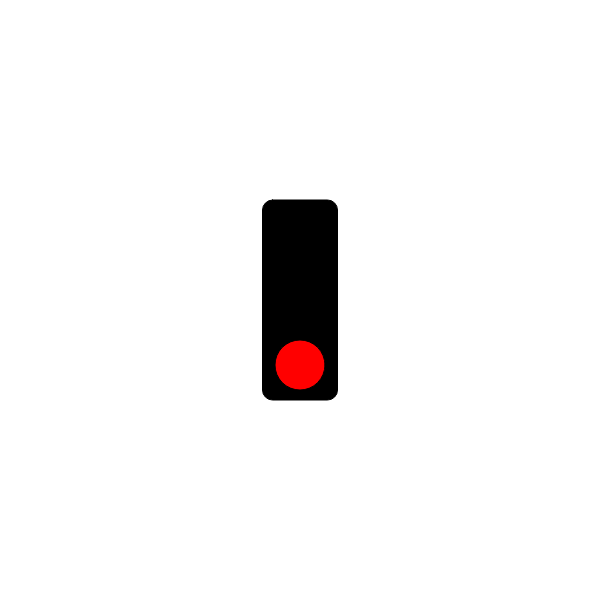
Frame 1 (no input)
Frame 60 (no input): identical to frame 1, image omitted
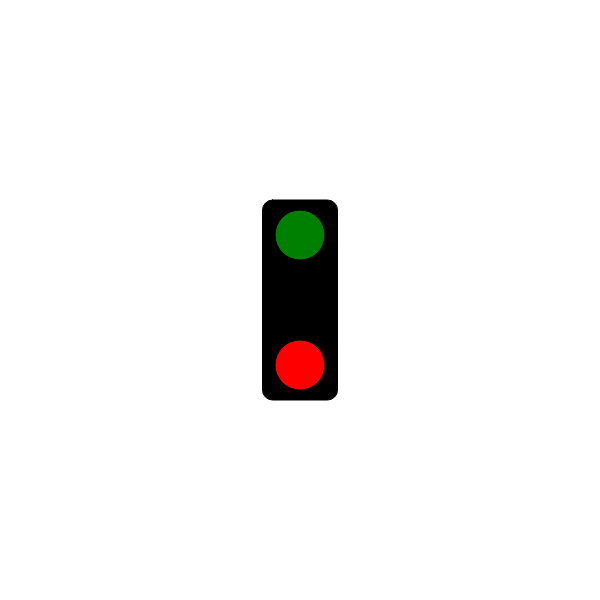
Frame 120 (the mouse pressed at the canvas centre since frame 60)

The p5.js sketch that drew these frames (run headless with seeded random() and noise() and a simulated clock; from frame 60 on, the mouse is pressed at the canvas centre):

// p5.js sketch
// ── sketch.js
// Traffic Light Starter Code
// Caylixx Starr
// 24 Sept, 2024

// GOAL: make a 'traffic light' simulator. For now, just have the light
// changing according to time. You may want to investigate the millis()
// function at https://p5js.org/reference/#/p5/millis

let colorz = 2;
let lastSwitch = 0;
let timeSwap = 2000;

function setup() {
  createCanvas(600, 600);
}

function draw() {
  background(255);
  drawOutlineOfLights();
}

function drawOutlineOfLights() {
  //box
  rectMode(CENTER);
  fill(0);
  rect(width/2, height/2, 75, 200, 10);

  //lights
  checkColor();
  makeCircle();
}

function checkColor(){
  if (millis() > lastSwitch + timeSwap && colorz === 2){
    colorz = 0;
    timeSwap = 1200;
    lastSwitch = millis();
  }

  else if (millis() > lastSwitch + timeSwap && colorz === 0){
    colorz = 1;
    timeSwap = 2000;
    lastSwitch = millis();
  }

  else if (millis() > lastSwitch + timeSwap && colorz === 1){
    colorz = 2;
    timeSwap = 2000;
    lastSwitch = millis();
  }
}

function makeCircle(){
  if (colorz === 0){
    fill("green"); 
    ellipse(width/2, height/2 - 65, 50, 50);
  }

  if (colorz === 1){
    fill("yellow"); 
    ellipse(width/2, height/2, 50, 50);
  }

  else{
    fill("red");
    ellipse(width/2, height/2 + 65, 50, 50);
  }
}
